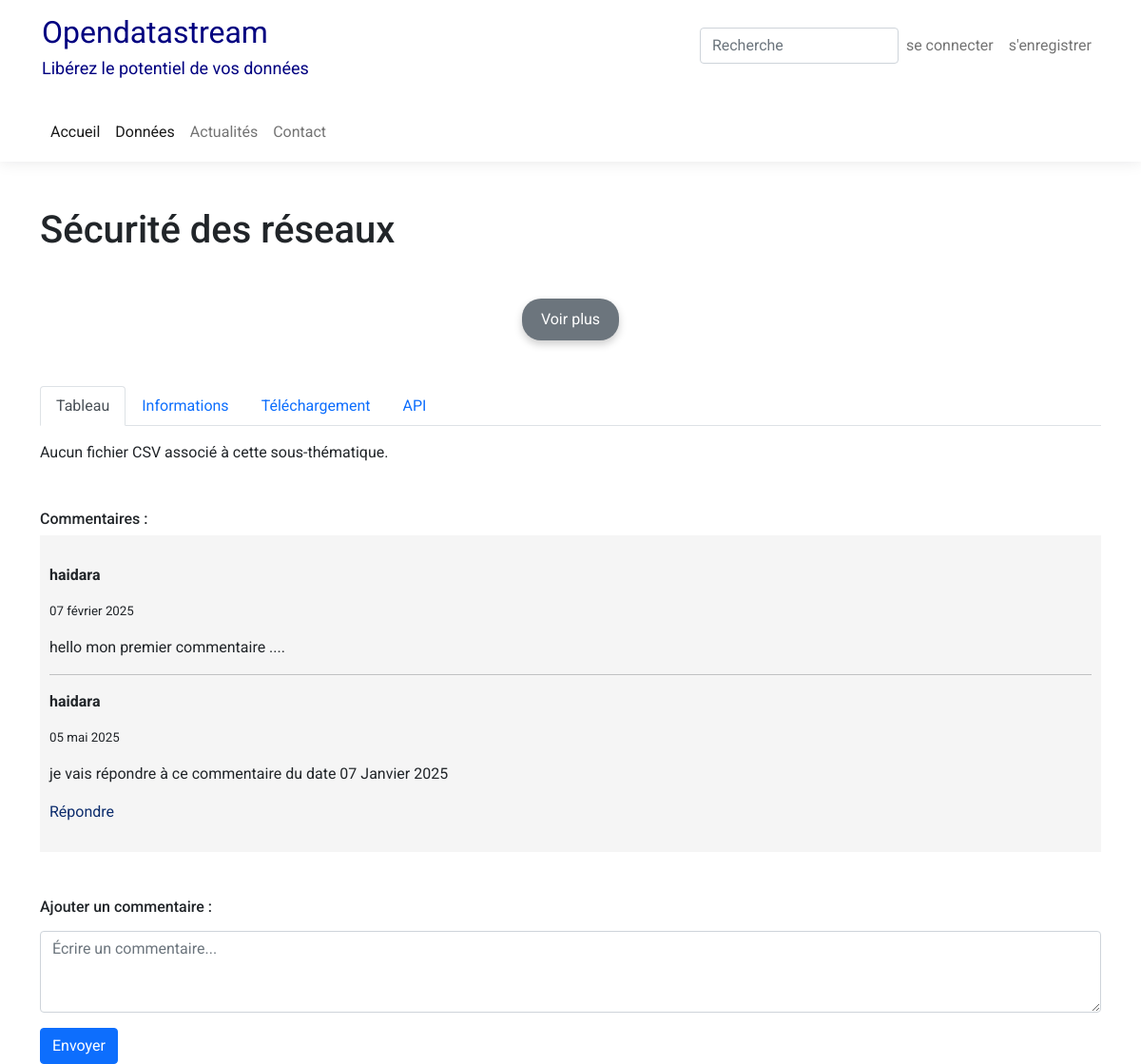
Screenshot of /sous-thematiques/securite-des-reseaux/ with the database file from the repository.
### pages/models.py (models this page shows, shortened)
class SousThematique(models.Model):
    thematique_parente = models.ForeignKey(Thematiques, on_delete=models.CASCADE)
    titre = models.CharField(max_length=200)
    slug = models.SlugField(unique=True, blank=True)
    description_sous_thematique = models.TextField(default='Description par défaut',blank=True)
    date_ajout = models.DateTimeField(auto_now=True)
    periodicite = models.IntegerField(default=2024)  # Utilisation d'un champ entier
    csv_file = models.FileField(upload_to='csv_files/',null=True, blank=True)
    def __str__(self):
        return self.titre
    class Meta:
        ordering = ['-date_ajout']

class Comment(models.Model):
    sous_thematique = models.ForeignKey(SousThematique, on_delete=models.CASCADE, related_name='comments')
    user = models.ForeignKey(User, on_delete=models.CASCADE)
    content = models.TextField()
    parent = models.ForeignKey('self', on_delete=models.CASCADE, null=True, blank=True, related_name='replies')
    created_at = models.DateTimeField(auto_now_add=True)

### pages/views.py (the view, shortened to what this page needs)
# urls.py: path('sous-thematiques/<slug:slug>/', views.sous_thematique_detail, name='sous_thematique_detail'),
def sous_thematique_detail(request,slug):
    sous_thematique = get_object_or_404(SousThematique, slug=slug)
    csv_data = None
    comments = sous_thematique.comments.filter(parent__isnull=True)
    if request.method == 'POST':
        if not request.user.is_authenticated:
            return redirect('connexion')
        form = CommentForm(request.POST)
        if form.is_valid():
            user = request.user
            content = form.cleaned_data['content']
            parent_id = form.cleaned_data.get('parent_id')
            parent_comment = Comment.objects.get(id=parent_id) if parent_id else None
            Comment.objects.create(sous_thematique=sous_thematique, user=user, content=content, parent=parent_comment)
            return redirect('sous_thematique_detail', slug=sous_thematique.slug)
    else:
        form = CommentForm()
    context = {
        'sous_thematique': sous_thematique,
        'csv_data': csv_data,
        'comments': comments,
        'form': form,
    }
    return render(request, 'pages/sous_thematique_detail.html', context)

### pages/forms.py
class CommentForm(forms.Form):
    content = forms.CharField(
        label='',
        widget=forms.Textarea(attrs={'class': 'form-control w-100', 'rows': 3, 'placeholder': 'Écrire un commentaire...'})
    )
    parent_id = forms.IntegerField(widget=forms.HiddenInput, required=False)

### pages/templates/pages/sous_thematique_detail.html (shortened to what this page needs)
{% extends 'base.html' %}
{% block content %}
<div class="container mt-5">
    <h1 class="mb-3">{{ sous_thematique }}</h1>
    <div class="text-wrapper" id="textWrapper">
        <div class="overlay" id="overlay"></div>
    </div>
    <div class="btn-more text-center mt-3">
        <button onclick="toggleText()" id="toggleBtn" class="btn btn-secondary">Voir plus</button>
    </div>
    <ul class="nav nav-tabs mt-5" id="myTab" role="tablist">
        <li class="nav-item" role="presentation">
            <button class="nav-link active" id="table-tab" data-bs-toggle="tab" data-bs-target="#table" type="button" role="tab" aria-controls="table" aria-selected="true">Tableau</button>
        </li>
        <li class="nav-item" role="presentation">
            <button class="nav-link" id="info-tab" data-bs-toggle="tab" data-bs-target="#info" type="button" role="tab" aria-controls="info" aria-selected="false">Informations</button>
        </li>
        <li class="nav-item" role="presentation">
            <button class="nav-link" id="download-tab" data-bs-toggle="tab" data-bs-target="#download" type="button" role="tab" aria-controls="download" aria-selected="false">Téléchargement</button>
        </li>
        <li class="nav-item" role="presentation">
            <button class="nav-link" id="api-tab" data-bs-toggle="tab" data-bs-target="#api" type="button" role="tab" aria-controls="api" aria-selected="false">API</button>
        </li>
    </ul>
    <div class="tab-content mt-3" id="myTabContent">
        <div class="tab-pane fade show active" id="table" role="tabpanel" aria-labelledby="table-tab">
            {% if csv_data %}
            <table id="csv_table" class="display mt-3">
                <thead>
                    <tr>
                        {% for header in csv_data.0.keys %}
                        <th>{{ header }}</th>
                        {% endfor %}
                    </tr>
                </thead>
                <tbody>
                    {% for row in csv_data %}
                    <tr>
                        {% for value in row.values %}
                        <td>{{ value }}</td>
                        {% endfor %}
                    </tr>
                    {% endfor %}
                </tbody>
            </table>
            {% else %}
            <p>Aucun fichier CSV associé à cette sous-thématique.</p>
            {% endif %}
        </div>
    </div>
</div>
<div class="container mt-5">
    {% if comments %}
    <h6>Commentaires :</h6>
    {% endif %}
    {% for comment in comments %}
    <div id="comment_{{ comment.id }}" class="comment-box mb-5" style="background-color:#F5F5F5;padding:30px 10px;">
        <p><strong>{{ comment.user.username }}</strong></p>
        <p style="font-size: smaller;">{{ comment.created_at|date:"d" }} {{ comment.created_at|date:"F" }} {{ comment.created_at|date:"Y" }}</p>
        <p>{{ comment.content }}</p>
        {% for reply in comment.replies.all %}
        <hr>
        <div id="reply_{{ reply.id }}" class="comment-box">
            <p><strong>{{ reply.user.username }}</strong></p>
            <p style="font-size: smaller;">{{ reply.created_at|date:"d" }} {{ reply.created_at|date:"F" }} {{ reply.created_at|date:"Y" }}</p>
            <p>{{ reply.content }}</p>
        </div>
        {% endfor %}
        <a href="#" id="reply_button_{{ comment.id }}" onclick="show_reply_form('{{ comment.id }}', event)" class="mt-5">Répondre</a>
    </div>
    {% endfor %}
    <h6>Ajouter un commentaire :</h6>
    <form id="comment_form" method="post" action="{% url 'sous_thematique_detail' sous_thematique.slug %}" class="mt-3">
        {{ form.as_p }}
        <button type="submit" class="btn btn-primary">Envoyer</button>
    </form>
</div>
{% endblock content %}
{% block script_extrat %}
<link rel="stylesheet" href="https://cdn.datatables.net/1.11.5/css/jquery.dataTables.min.css">
{% endblock script_extrat %}

### static/css/style.css (style rules this page uses)
body { line-height: 1.5; font-family: 'Roboto', sans-serif; font-weight: 400; overflow-x: hidden; }
* { margin:0; box-sizing: border-box; }
:before,:after { box-sizing: border-box; }
a { text-decoration:none; color:#0D2D6D; }

### pages/templates/pages/sous_thematique_detail.html (style rules this page uses)
.text-wrapper { max-height: 6em; overflow: hidden; position: relative; transition: max-height 0.5s ease-in-out; }
.overlay { position: absolute; bottom: 0; left: 0; width: 100%; height: 3em; background: linear-gradient(to top, white, transparent); transition: opacity 0.3s; }
.btn-more button { background-color: #6c757d; color: white; border: none !important; padding: 10px 20px; border-radius: 20px; cursor: pointer; font-size: 16px; box-shadow: 0px 4px 8px rgba(0, 0, 0, 0.2); transition: background 0.3s, transform 0.2s; outline: none !important; }

### rows the page displays
SousThematique: titre "Sécurité des réseaux"
Comment: user.username "haidara", created_at "07", created_at "février", created_at "2025", content "hello mon premier commentaire ...."
Comment: user.username "haidara", created_at "05", created_at "mai", created_at "2025", content "je vais répondre à ce commentaire du date 07 Janvier 2025"
